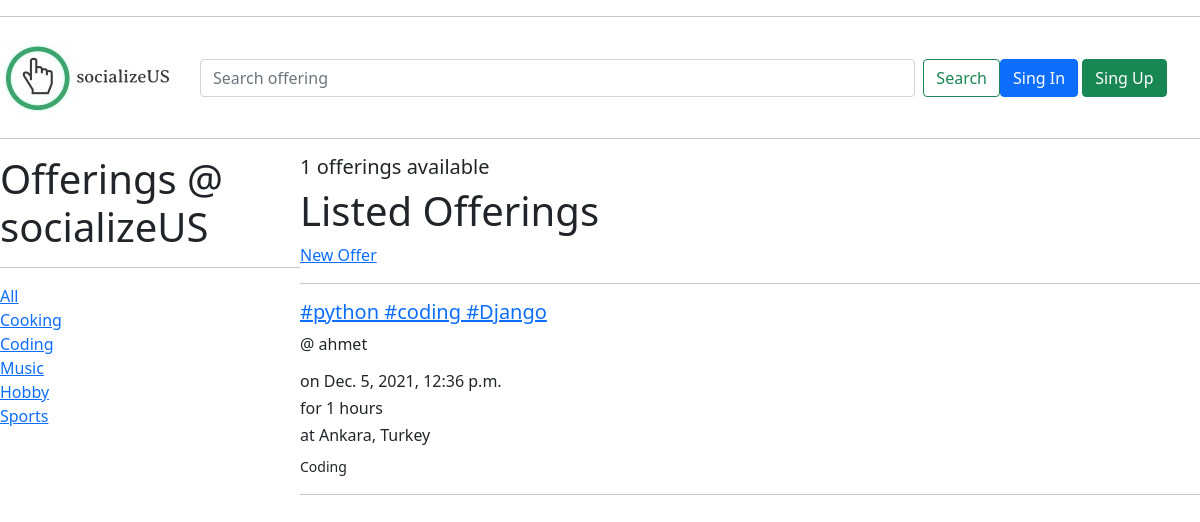
Screenshot of /?q=Coding with the database file from the repository.
### base/models.py (models this page shows, shortened)
class Tag(models.Model):
    tagName = models.CharField(primary_key = True,max_length=10)
    def __str__(self):
        return self.tagName

class Offering(models.Model):
    serviceID = models.UUIDField(primary_key = True, default = uuid.uuid4, editable = False)
    tag = models.ForeignKey(Tag, on_delete=models.CASCADE, null=True)
    status = models.CharField(max_length=10,default='New')
    providerID = models.ForeignKey(User, on_delete=models.CASCADE)
    keywords = models.CharField(max_length=100)
    serviceInfo = models.TextField(max_length=200,null=True,blank=True)
    startingDate = models.DateTimeField(editable=True,default=timezone.now())
    duration = models.PositiveIntegerField(editable=True,default=1)
    meetingType = models.CharField(max_length=10,default='FaceToFace')
    location = models.CharField(max_length=50)
    capacity = models.PositiveIntegerField(editable=True,default=1)
    deadlineForUpdate = models.DateTimeField(editable=True,default=timezone.now())
    updated = models.DateTimeField(auto_now=True)
    created = models.DateTimeField(auto_now_add=True)
    class Meta:
        ordering = ['-updated','-created']

### base/views.py (the view)
# urls.py: path('', views.home, name="home"),
def home(request):
    q = request.GET.get('q') if request.GET.get('q') != None else ''
    offers = Offering.objects.filter(
        Q(tag__tagName__icontains=q) |
        Q(keywords__icontains=q) |
        Q(serviceInfo__icontains=q)
    )
    tags = Tag.objects.all()
    offer_count = offers.count()
    context = {'offers':offers, 'tags':tags, 'offer_count':offer_count}
    return render(request, 'base/home.html', context)

### base/templates/base/home.html (shortened to what this page needs)
{% extends 'main.html' %}
{% block content %}
<div class="home-container">
    <div>
        <h1> Offerings @ socializeUS </h1>
        <hr>
        <div>
            <a href="{% url 'home' %}">All</a>
        </div>
        {% for tag in tags %}
            <div>
                <a href="{% url 'home'%}?q={{tag.tagName}}">{{tag.tagName}}</a>
            </div>
        {% endfor %}
    </div>
    <div>
        <h5>{{ offer_count }} offerings available </h5>
        <h1> Listed Offerings </h1>
        <a href="{% url 'create-offer' %}" > New Offer </a>
        <hr>
        <div>
            {% for offer_name in offers %}
                <div>
                    <h5><a href="{% url 'offerings' offer_name.serviceID %}">{{ offer_name.keywords}}</a></h5>
                    <span>@ {{ offer_name.providerID}}</span>
                    <p class="text-secondary">
                        <h6>on {{ offer_name.startingDate}}</h6>
                        <h6>for {{ offer_name.duration}} hours</h6>
                        <h6>at {{ offer_name.location}}</h6>
                        <small>{{ offer_name.tag}}</small>
                    </p>
                    <hr>
                </div>
            {% endfor %}
        </div>
    </div>
</div>
{% endblock content %}

### base/templates/base/home.html (style rules this page uses)
.home-container { display: grid; grid-template-columns: 1fr 3fr; }

### rows the page displays
Tag: tagName "Cooking"
Tag: tagName "Coding"
Tag: tagName "Music"
Tag: tagName "Hobby"
Tag: tagName "Sports"
Offering: keywords "#python #coding #Django", providerID "ahmet", startingDate "Dec. 5, 2021, 12:36 p.m.", duration "1", location "Ankara, Turkey", tag "Coding"

### other values shown
{{ offer_count }} "1"
